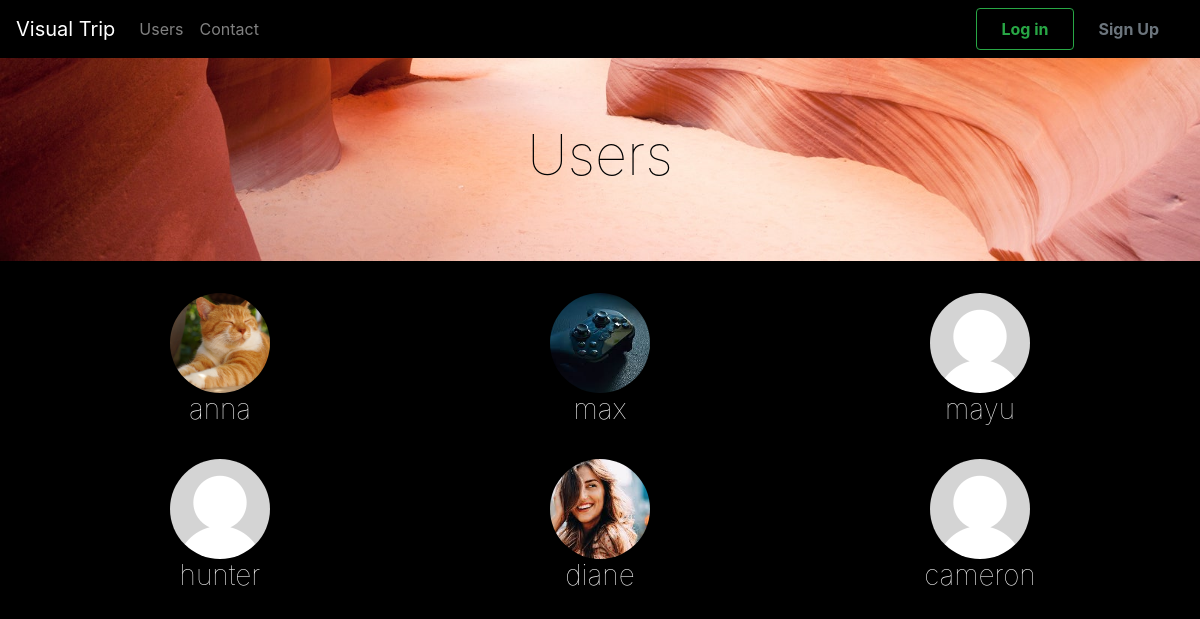
The page /users.php on the database its author committed.
### tables this page shows
CREATE TABLE `users` (
  `user_id` int(11) NOT NULL,
  `first_name` varchar(100) NOT NULL,
  `last_name` varchar(100) NOT NULL,
  `username` varchar(15) NOT NULL,
  `password` varchar(100) NOT NULL,
  `profile` varchar(225) DEFAULT NULL,
  `bio` text
);

### classes/database.php (called while the page is built, shortened)
<?php
class database{
    private $servername = 'localhost';
    private $username = 'root';
    private $password = 'root';
    private $dbName = 'visual_trip';
    public function __construct(){
        $this->conn = new mysqli($this->servername, $this->username, $this->password, $this->dbName);
        if($this->conn == TRUE){
            return $this->conn;
        } else {
            die('ERROR'.$this->conn->connect_error);
        }
    }
}
?>

### classes/functions.php (called while the page is built, shortened)
<?php
include 'database.php';
class functions extends database
{
    public function readUsers()
    {
        $sql = "SELECT * FROM users";
        $result = $this->conn->query($sql);
        if ($result->num_rows > 0) {
            $row = array();
            while ($rows = $result->fetch_assoc()) {
                $row[] = $rows;
            }
            return $row;
        } else {
            echo "<div class= 'alert alert-warning'>NO DATA ADDED</div>";
        }
    }
}

### users.php (the view, shortened to what this page needs)
<?php
include 'classes/functions.php';
$users = new functions();
$result = $users->readUsers();
?>
<!doctype html>
<html lang="en">
<head>
  <link rel="stylesheet" href="https://stackpath.bootstrapcdn.com/bootstrap/4.3.1/css/bootstrap.min.css">
  <link rel="stylesheet" href="https://cdnjs.cloudflare.com/ajax/libs/font-awesome/5.15.0/css/all.min.css">
  <link rel="stylesheet" href="css/style.css">
</head>
<body>
  <?php
  if (empty($_SESSION['id'])) {
    include "mainNav.php";
  } else {
    include "userNav.php";
  }
  ?>
  <div class="jumbotron jumbotron-fluid users-bg">
    <h2 class="display-4 font-weight-lighter text-center" style="color: black;">Users</h2>
  </div>
  <div class="container pb-5">
    <div class="row text-center">
      <?php foreach ($result as $row) : ?>
        <div class="col-lg-4 col-md-4 col-6">
          <a href="profile.php?id=<?php echo $row['user_id'] ?>" class="h-100 text-decoration-none">
            <?php
            if (empty($row['profile'])) {
            ?>
              <img alt="User Pic" src="img/no-user-images.png" id="profile-image1" class="d-block rounded-circle img-responsive mx-auto" width="100" height="100">
            <?php
            } else {
            ?>
              <img alt="User Pic" src="img/<?php echo $row['profile'] ?>" id="profile-image1" class="d-block rounded-circle img-responsive mx-auto" width="100" height="100" style="object-fit: cover;">
            <?php } ?>
            <h3 class="links font-weight-lighter"><?php echo $row['username'] ?></h3>
          </a>
          <br>
        </div>
      <?php endforeach; ?>
    </div>
  </div>
</body>
</html>

### css/style.css (style rules this page uses)
body { background:black !important; }
h1, h2, h3, h4, label { color:whitesmoke ; }
.users-bg { background-image: url("../img/antelope_canyon.jpg"); background-repeat:no-repeat; background-size:cover; background-position: bottom; width:100%; overflow:auto; }

### rows shown on the page
users: profile (picture), username "anna"
users: profile (picture), username "max"
users: username "mayu"
users: username "hunter"
users: profile (picture), username "diane"
users: username "cameron"
